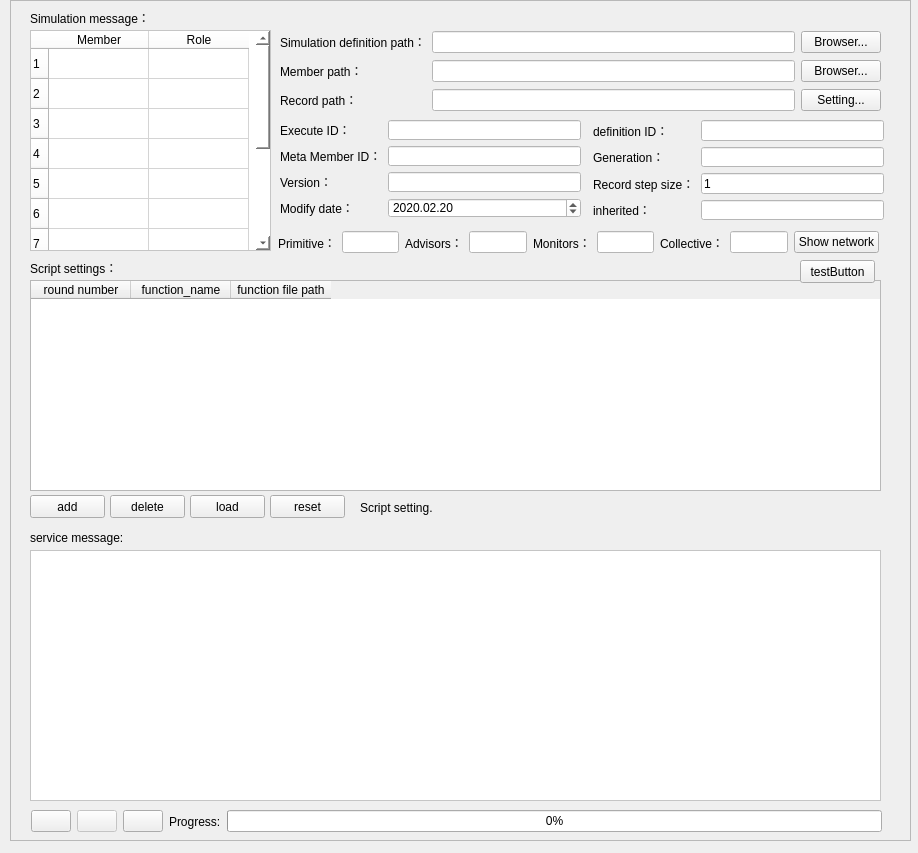
<?xml version="1.0" encoding="UTF-8"?>
<ui version="4.0">
 <class>Form</class>
 <widget class="QWidget" name="Form">
  <property name="geometry">
   <rect>
    <x>0</x>
    <y>0</y>
    <width>918</width>
    <height>853</height>
   </rect>
  </property>
  <property name="windowTitle">
   <string>Form</string>
  </property>
  <widget class="QFrame" name="setting_frame">
   <property name="enabled">
    <bool>true</bool>
   </property>
   <property name="geometry">
    <rect>
     <x>10</x>
     <y>0</y>
     <width>901</width>
     <height>841</height>
    </rect>
   </property>
   <property name="toolTipDuration">
    <number>2</number>
   </property>
   <property name="styleSheet">
    <string notr="true"/>
   </property>
   <property name="frameShape">
    <enum>QFrame::StyledPanel</enum>
   </property>
   <property name="frameShadow">
    <enum>QFrame::Raised</enum>
   </property>
   <widget class="QLabel" name="simulation_message_label">
    <property name="geometry">
     <rect>
      <x>20</x>
      <y>10</y>
      <width>121</width>
      <height>16</height>
     </rect>
    </property>
    <property name="text">
     <string>Simulation message：</string>
    </property>
   </widget>
   <widget class="QTableWidget" name="member_tableWidget">
    <property name="geometry">
     <rect>
      <x>20</x>
      <y>30</y>
      <width>241</width>
      <height>221</height>
     </rect>
    </property>
    <property name="styleSheet">
     <string notr="true">background-color: rgb(255, 255, 255);</string>
    </property>
    <row>
     <property name="text">
      <string>1</string>
     </property>
    </row>
    <row>
     <property name="text">
      <string>2</string>
     </property>
    </row>
    <row>
     <property name="text">
      <string>3</string>
     </property>
    </row>
    <row>
     <property name="text">
      <string>4</string>
     </property>
    </row>
    <row>
     <property name="text">
      <string>5</string>
     </property>
    </row>
    <row>
     <property name="text">
      <string>6</string>
     </property>
    </row>
    <row>
     <property name="text">
      <string>7</string>
     </property>
    </row>
    <row>
     <property name="text">
      <string>8</string>
     </property>
    </row>
    <row>
     <property name="text">
      <string>9</string>
     </property>
    </row>
    <row>
     <property name="text">
      <string>10</string>
     </property>
    </row>
    <row>
     <property name="text">
      <string>11</string>
     </property>
    </row>
    <column>
     <property name="text">
      <string>Member</string>
     </property>
    </column>
    <column>
     <property name="text">
      <string>Role</string>
     </property>
    </column>
    <item row="0" column="0">
     <property name="text">
      <string/>
     </property>
    </item>
    <item row="0" column="1">
     <property name="text">
      <string/>
     </property>
    </item>
    <item row="1" column="0">
     <property name="text">
      <string/>
     </property>
    </item>
    <item row="1" column="1">
     <property name="text">
      <string/>
     </property>
    </item>
    <item row="2" column="0">
     <property name="text">
      <string/>
     </property>
    </item>
    <item row="2" column="1">
     <property name="text">
      <string/>
     </property>
    </item>
    <item row="3" column="0">
     <property name="text">
      <string/>
     </property>
    </item>
    <item row="3" column="1">
     <property name="text">
      <string/>
     </property>
    </item>
    <item row="4" column="0">
     <property name="text">
      <string/>
     </property>
    </item>
    <item row="4" column="1">
     <property name="text">
      <string/>
     </property>
    </item>
    <item row="5" column="0">
     <property name="text">
      <string/>
     </property>
    </item>
    <item row="5" column="1">
     <property name="text">
      <string/>
     </property>
    </item>
    <item row="6" column="0">
     <property name="text">
      <string/>
     </property>
    </item>
    <item row="6" column="1">
     <property name="text">
      <string/>
     </property>
    </item>
    <item row="7" column="0">
     <property name="text">
      <string/>
     </property>
    </item>
    <item row="7" column="1">
     <property name="text">
      <string/>
     </property>
    </item>
    <item row="8" column="0">
     <property name="text">
      <string/>
     </property>
    </item>
    <item row="8" column="1">
     <property name="text">
      <string/>
     </property>
    </item>
    <item row="9" column="0">
     <property name="text">
      <string/>
     </property>
    </item>
    <item row="9" column="1">
     <property name="text">
      <string/>
     </property>
    </item>
    <item row="10" column="0">
     <property name="text">
      <string/>
     </property>
    </item>
    <item row="10" column="1">
     <property name="text">
      <string/>
     </property>
    </item>
   </widget>
   <widget class="QWidget" name="layoutWidget">
    <property name="geometry">
     <rect>
      <x>268</x>
      <y>230</y>
      <width>601</width>
      <height>25</height>
     </rect>
    </property>
    <layout class="QHBoxLayout" name="horizontalLayout">
     <item>
      <widget class="QLabel" name="label_4">
       <property name="text">
        <string>Primitive：</string>
       </property>
      </widget>
     </item>
     <item>
      <widget class="QLineEdit" name="primitive_num_edit">
       <property name="enabled">
        <bool>false</bool>
       </property>
       <property name="styleSheet">
        <string notr="true">background-color: rgb(255, 255, 255);
</string>
       </property>
       <property name="text">
        <string/>
       </property>
      </widget>
     </item>
     <item>
      <widget class="QLabel" name="label_5">
       <property name="text">
        <string>Advisors：</string>
       </property>
      </widget>
     </item>
     <item>
      <widget class="QLineEdit" name="adviser_num_edit">
       <property name="enabled">
        <bool>false</bool>
       </property>
       <property name="styleSheet">
        <string notr="true">background-color: rgb(255, 255, 255);
</string>
       </property>
       <property name="text">
        <string/>
       </property>
      </widget>
     </item>
     <item>
      <widget class="QLabel" name="label_6">
       <property name="text">
        <string>Monitors：</string>
       </property>
      </widget>
     </item>
     <item>
      <widget class="QLineEdit" name="monitor_num_edit">
       <property name="enabled">
        <bool>false</bool>
       </property>
       <property name="styleSheet">
        <string notr="true">background-color: rgb(255, 255, 255);
</string>
       </property>
       <property name="text">
        <string/>
       </property>
      </widget>
     </item>
     <item>
      <widget class="QLabel" name="label_7">
       <property name="text">
        <string>Collective：</string>
       </property>
      </widget>
     </item>
     <item>
      <widget class="QLineEdit" name="collective_num_edit">
       <property name="enabled">
        <bool>false</bool>
       </property>
       <property name="styleSheet">
        <string notr="true">background-color: rgb(255, 255, 255);
</string>
       </property>
       <property name="text">
        <string/>
       </property>
      </widget>
     </item>
     <item>
      <widget class="QPushButton" name="show_nw_btn">
       <property name="text">
        <string>Show network</string>
       </property>
      </widget>
     </item>
    </layout>
   </widget>
   <widget class="QWidget" name="layoutWidget">
    <property name="geometry">
     <rect>
      <x>270</x>
      <y>120</y>
      <width>301</width>
      <height>98</height>
     </rect>
    </property>
    <layout class="QGridLayout" name="gridLayout_2">
     <item row="0" column="0">
      <widget class="QLabel" name="se_ID_label">
       <property name="text">
        <string>Execute ID：</string>
       </property>
      </widget>
     </item>
     <item row="0" column="1">
      <widget class="QLineEdit" name="ex_ID_edit">
       <property name="styleSheet">
        <string notr="true">background-color: rgb(255, 255, 255);
</string>
       </property>
       <property name="text">
        <string/>
       </property>
      </widget>
     </item>
     <item row="1" column="0">
      <widget class="QLabel" name="se_ID_label_2">
       <property name="text">
        <string>Meta Member ID：</string>
       </property>
      </widget>
     </item>
     <item row="1" column="1">
      <widget class="QLineEdit" name="meta_member_ID_edit">
       <property name="enabled">
        <bool>false</bool>
       </property>
       <property name="styleSheet">
        <string notr="true">background-color: rgb(255, 255, 255);
</string>
       </property>
       <property name="text">
        <string/>
       </property>
      </widget>
     </item>
     <item row="2" column="0">
      <widget class="QLabel" name="version_label">
       <property name="text">
        <string>Version：</string>
       </property>
      </widget>
     </item>
     <item row="2" column="1">
      <widget class="QLineEdit" name="version_edit">
       <property name="styleSheet">
        <string notr="true">background-color: rgb(255, 255, 255);
</string>
       </property>
       <property name="text">
        <string/>
       </property>
      </widget>
     </item>
     <item row="3" column="0">
      <widget class="QLabel" name="modify_date_label">
       <property name="text">
        <string>Modify date：</string>
       </property>
      </widget>
     </item>
     <item row="3" column="1">
      <widget class="QDateEdit" name="modify_dateEdit">
       <property name="enabled">
        <bool>true</bool>
       </property>
       <property name="styleSheet">
        <string notr="true">background-color: rgb(255, 255, 255);
</string>
       </property>
       <property name="dateTime">
        <datetime>
         <hour>0</hour>
         <minute>0</minute>
         <second>0</second>
         <year>2020</year>
         <month>2</month>
         <day>20</day>
        </datetime>
       </property>
       <property name="displayFormat">
        <string>yyyy.MM.dd</string>
       </property>
      </widget>
     </item>
    </layout>
   </widget>
   <widget class="QTableWidget" name="script_table_widget">
    <property name="geometry">
     <rect>
      <x>20</x>
      <y>280</y>
      <width>851</width>
      <height>211</height>
     </rect>
    </property>
    <property name="sizePolicy">
     <sizepolicy hsizetype="Expanding" vsizetype="Expanding">
      <horstretch>0</horstretch>
      <verstretch>0</verstretch>
     </sizepolicy>
    </property>
    <column>
     <property name="text">
      <string>round number</string>
     </property>
    </column>
    <column>
     <property name="text">
      <string>function_name</string>
     </property>
    </column>
    <column>
     <property name="text">
      <string>function file path</string>
     </property>
    </column>
   </widget>
   <widget class="QLabel" name="script_setting_label">
    <property name="geometry">
     <rect>
      <x>20</x>
      <y>260</y>
      <width>121</width>
      <height>16</height>
     </rect>
    </property>
    <property name="text">
     <string>Script settings：</string>
    </property>
   </widget>
   <widget class="QPushButton" name="add_script_button">
    <property name="geometry">
     <rect>
      <x>20</x>
      <y>495</y>
      <width>75</width>
      <height>23</height>
     </rect>
    </property>
    <property name="text">
     <string>add</string>
    </property>
   </widget>
   <widget class="QPushButton" name="delete_script_button">
    <property name="geometry">
     <rect>
      <x>100</x>
      <y>495</y>
      <width>75</width>
      <height>23</height>
     </rect>
    </property>
    <property name="text">
     <string>delete</string>
    </property>
   </widget>
   <widget class="QPushButton" name="load_script_button">
    <property name="geometry">
     <rect>
      <x>180</x>
      <y>495</y>
      <width>75</width>
      <height>23</height>
     </rect>
    </property>
    <property name="text">
     <string>load</string>
    </property>
   </widget>
   <widget class="QPushButton" name="reset_script_button">
    <property name="geometry">
     <rect>
      <x>260</x>
      <y>495</y>
      <width>75</width>
      <height>23</height>
     </rect>
    </property>
    <property name="text">
     <string>reset</string>
    </property>
   </widget>
   <widget class="QLabel" name="script_setting_widget_status_label">
    <property name="geometry">
     <rect>
      <x>350</x>
      <y>500</y>
      <width>121</width>
      <height>16</height>
     </rect>
    </property>
    <property name="text">
     <string>Script setting.</string>
    </property>
   </widget>
   <widget class="QWidget" name="layoutWidget">
    <property name="geometry">
     <rect>
      <x>270</x>
      <y>30</y>
      <width>601</width>
      <height>83</height>
     </rect>
    </property>
    <layout class="QGridLayout" name="gridLayout">
     <item row="0" column="0">
      <widget class="QLabel" name="def_xml_path_label">
       <property name="text">
        <string>Simulation definition path：</string>
       </property>
      </widget>
     </item>
     <item row="0" column="1">
      <widget class="QLineEdit" name="def_xml_path_edit">
       <property name="styleSheet">
        <string notr="true">background-color: rgb(255, 255, 255);
</string>
       </property>
       <property name="text">
        <string/>
       </property>
      </widget>
     </item>
     <item row="0" column="2">
      <widget class="QPushButton" name="def_xml_filedialog_btn">
       <property name="text">
        <string>Browser...</string>
       </property>
      </widget>
     </item>
     <item row="1" column="0">
      <widget class="QLabel" name="member_xml_path_label">
       <property name="text">
        <string>Member path：</string>
       </property>
      </widget>
     </item>
     <item row="1" column="1">
      <widget class="QLineEdit" name="members_xml_path_edit">
       <property name="styleSheet">
        <string notr="true">background-color: rgb(255, 255, 255);
</string>
       </property>
       <property name="text">
        <string/>
       </property>
      </widget>
     </item>
     <item row="1" column="2">
      <widget class="QPushButton" name="members_filedialog_btn">
       <property name="text">
        <string>Browser...</string>
       </property>
      </widget>
     </item>
     <item row="2" column="0">
      <widget class="QLabel" name="record_dir_label">
       <property name="text">
        <string>Record path：</string>
       </property>
      </widget>
     </item>
     <item row="2" column="1">
      <widget class="QLineEdit" name="record_dir_path_edit">
       <property name="styleSheet">
        <string notr="true">background-color: rgb(255, 255, 255);
</string>
       </property>
       <property name="text">
        <string/>
       </property>
      </widget>
     </item>
     <item row="2" column="2">
      <widget class="QPushButton" name="record_filedialog_btn">
       <property name="text">
        <string>Setting...</string>
       </property>
      </widget>
     </item>
    </layout>
   </widget>
   <widget class="QWidget" name="layoutWidget">
    <property name="geometry">
     <rect>
      <x>583</x>
      <y>120</y>
      <width>291</width>
      <height>100</height>
     </rect>
    </property>
    <layout class="QGridLayout" name="gridLayout_3">
     <item row="0" column="0">
      <widget class="QLabel" name="se_ID_label_3">
       <property name="text">
        <string>definition ID：</string>
       </property>
      </widget>
     </item>
     <item row="0" column="1">
      <widget class="QLineEdit" name="definition_ID_edit">
       <property name="enabled">
        <bool>false</bool>
       </property>
       <property name="styleSheet">
        <string notr="true">background-color: rgb(255, 255, 255);
</string>
       </property>
       <property name="text">
        <string/>
       </property>
      </widget>
     </item>
     <item row="1" column="0">
      <widget class="QLabel" name="generation_label">
       <property name="text">
        <string>Generation：</string>
       </property>
      </widget>
     </item>
     <item row="1" column="1">
      <widget class="QLineEdit" name="generation_Edit">
       <property name="enabled">
        <bool>false</bool>
       </property>
       <property name="styleSheet">
        <string notr="true">background-color: rgb(255, 255, 255);</string>
       </property>
       <property name="text">
        <string/>
       </property>
      </widget>
     </item>
     <item row="2" column="0">
      <widget class="QLabel" name="step_size_label">
       <property name="text">
        <string>Record step size：</string>
       </property>
      </widget>
     </item>
     <item row="2" column="1">
      <widget class="QLineEdit" name="step_size_Edit">
       <property name="enabled">
        <bool>true</bool>
       </property>
       <property name="styleSheet">
        <string notr="true">background-color: rgb(255, 255, 255);
</string>
       </property>
       <property name="text">
        <string>1</string>
       </property>
      </widget>
     </item>
     <item row="3" column="0">
      <widget class="QLabel" name="inherited_label">
       <property name="text">
        <string>inherited：</string>
       </property>
      </widget>
     </item>
     <item row="3" column="1">
      <widget class="QLineEdit" name="inherited_Edit">
       <property name="enabled">
        <bool>false</bool>
       </property>
       <property name="styleSheet">
        <string notr="true">background-color: rgb(255, 255, 255);</string>
       </property>
       <property name="text">
        <string/>
       </property>
      </widget>
     </item>
    </layout>
   </widget>
   <widget class="QWidget" name="layoutWidget">
    <property name="geometry">
     <rect>
      <x>21</x>
      <y>809</y>
      <width>851</width>
      <height>25</height>
     </rect>
    </property>
    <layout class="QHBoxLayout" name="horizontalLayout_2">
     <item>
      <widget class="QPushButton" name="start_btn">
       <property name="toolTip">
        <string>&lt;html&gt;&lt;head/&gt;&lt;body&gt;&lt;p&gt;开始&lt;/p&gt;&lt;/body&gt;&lt;/html&gt;</string>
       </property>
       <property name="whatsThis">
        <string>&lt;html&gt;&lt;head/&gt;&lt;body&gt;&lt;p&gt;继续&lt;/p&gt;&lt;/body&gt;&lt;/html&gt;</string>
       </property>
       <property name="styleSheet">
        <string notr="true">image: url(:/icon/播放按钮.ico);</string>
       </property>
       <property name="text">
        <string/>
       </property>
      </widget>
     </item>
     <item>
      <widget class="QPushButton" name="pause_btn">
       <property name="enabled">
        <bool>false</bool>
       </property>
       <property name="toolTip">
        <string>&lt;html&gt;&lt;head/&gt;&lt;body&gt;&lt;p&gt;终止&lt;/p&gt;&lt;/body&gt;&lt;/html&gt;</string>
       </property>
       <property name="whatsThis">
        <string>&lt;html&gt;&lt;head/&gt;&lt;body&gt;&lt;p&gt;终止&lt;/p&gt;&lt;/body&gt;&lt;/html&gt;</string>
       </property>
       <property name="styleSheet">
        <string notr="true">image: url(:/icon/停止.ico);</string>
       </property>
       <property name="text">
        <string/>
       </property>
      </widget>
     </item>
     <item>
      <widget class="QPushButton" name="stop_btn">
       <property name="toolTip">
        <string>&lt;html&gt;&lt;head/&gt;&lt;body&gt;&lt;p&gt;终止&lt;/p&gt;&lt;/body&gt;&lt;/html&gt;</string>
       </property>
       <property name="whatsThis">
        <string>&lt;html&gt;&lt;head/&gt;&lt;body&gt;&lt;p&gt;终止&lt;/p&gt;&lt;/body&gt;&lt;/html&gt;</string>
       </property>
       <property name="styleSheet">
        <string notr="true">image: url(:/icon/停止.ico);</string>
       </property>
       <property name="text">
        <string/>
       </property>
      </widget>
     </item>
     <item>
      <widget class="QLabel" name="progress_label">
       <property name="text">
        <string>Progress:</string>
       </property>
      </widget>
     </item>
     <item>
      <widget class="QProgressBar" name="exe_progress_bar">
       <property name="value">
        <number>0</number>
       </property>
      </widget>
     </item>
    </layout>
   </widget>
   <widget class="QPushButton" name="testButton">
    <property name="geometry">
     <rect>
      <x>790</x>
      <y>260</y>
      <width>75</width>
      <height>23</height>
     </rect>
    </property>
    <property name="text">
     <string>testButton</string>
    </property>
   </widget>
   <widget class="QLabel" name="service_msg_log_label">
    <property name="geometry">
     <rect>
      <x>20</x>
      <y>530</y>
      <width>96</width>
      <height>16</height>
     </rect>
    </property>
    <property name="text">
     <string>service message:</string>
    </property>
   </widget>
   <widget class="QTextEdit" name="service_msg_log_text">
    <property name="geometry">
     <rect>
      <x>20</x>
      <y>550</y>
      <width>851</width>
      <height>251</height>
     </rect>
    </property>
    <property name="toolTipDuration">
     <number>-3</number>
    </property>
    <property name="styleSheet">
     <string notr="true">background-color: rgb(255, 255, 255);</string>
    </property>
    <property name="readOnly">
     <bool>true</bool>
    </property>
    <property name="html">
     <string>&lt;!DOCTYPE HTML PUBLIC &quot;-//W3C//DTD HTML 4.0//EN&quot; &quot;http://www.w3.org/TR/REC-html40/strict.dtd&quot;&gt;
&lt;html&gt;&lt;head&gt;&lt;meta name=&quot;qrichtext&quot; content=&quot;1&quot; /&gt;&lt;style type=&quot;text/css&quot;&gt;
p, li { white-space: pre-wrap; }
&lt;/style&gt;&lt;/head&gt;&lt;body style=&quot; font-family:'SimSun'; font-size:9pt; font-weight:400; font-style:normal;&quot;&gt;
&lt;p style=&quot;-qt-paragraph-type:empty; margin-top:0px; margin-bottom:0px; margin-left:0px; margin-right:0px; -qt-block-indent:0; text-indent:0px;&quot;&gt;&lt;br /&gt;&lt;/p&gt;&lt;/body&gt;&lt;/html&gt;</string>
    </property>
   </widget>
  </widget>
 </widget>
 <resources/>
 <connections/>
</ui>
